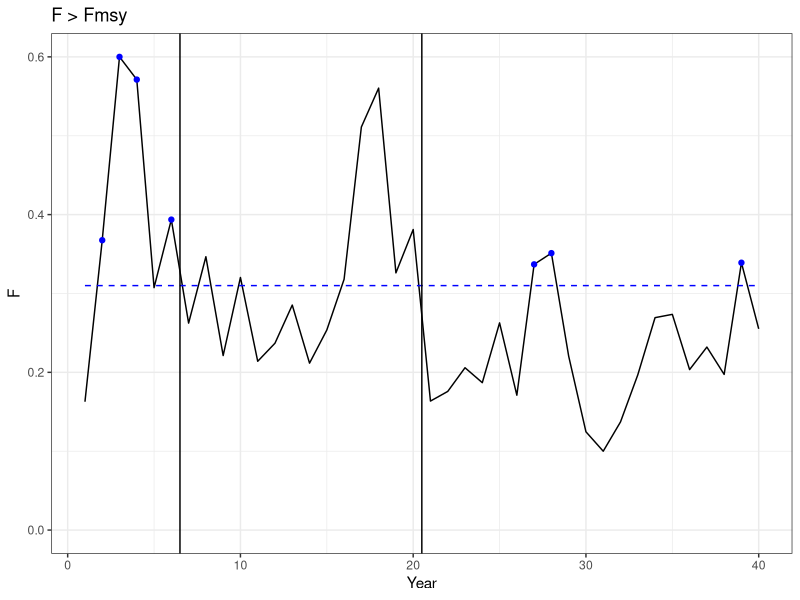

This figure's R source:
# make_metric_demos.R

library(tidyverse)

set.seed(14)

rnd <- rnorm(40, 0, 0.4)

phi <- 0.4

randvals <- rnd
for (i in 2:40){
  randvals[i] <- randvals[i-1] * phi + rnd[i]
}
randvals
evals <- exp(randvals)
emin <- min(evals)
emax <- max(evals)
mymin <- 0.1
mymax <- 0.6

myvals <- ((evals - emin) * (mymax - mymin) / (emax - emin)) + mymin
myvals

df <- data.frame(Year = 1:40,
                 Fval = myvals,
                 Fmsy = 0.31) %>%
  mutate(gt = ifelse(Fval > Fmsy, TRUE, FALSE),
         period = ifelse((Year > 6.5 & Year < 20.5), FALSE, TRUE)) %>%
  mutate(use = gt * period)
df

fplot <- ggplot(df, aes(x=Year, y=Fval)) +
  geom_line() +
  geom_line(data=df, aes(x=Year, y=Fmsy), color="blue", linetype=2) +
  geom_point(data=filter(df, use == 1), aes(x=Year, y=Fval), color = "blue") +
  geom_vline(xintercept = c(6.5, 20.5)) +
  expand_limits(y=0) +
  labs(y="F", title = "F > Fmsy") +
  theme_bw()
ggsave(filename = "demonstrations/chris/basics/fmetrics.png", fplot, width=6, height=5, units = "in")

